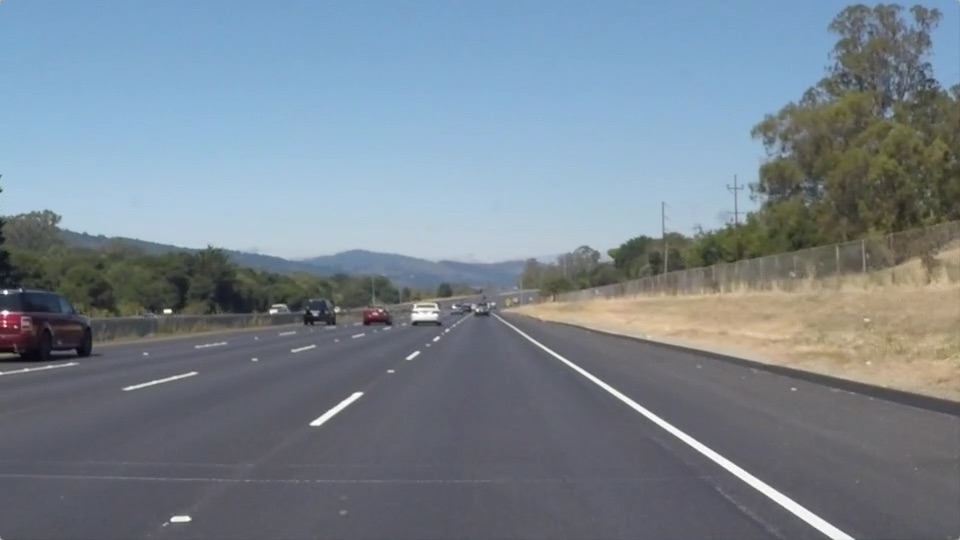
#> input picture test_images/solidWhiteRight.jpg, 960 x 540 px
$ jupyter execute 'Lane Images.ipynb'   (shell and % lines are left out)
#> lines starting #> are read from the running program, lines starting #| are printed output that depends on the picture; after the words box and inside, x2 and y2 are one past the last pixel; in counts of white or black regions, pixels touching at a corner belong together
[cell 1]
#importing some useful packages
import matplotlib.pyplot as plt
import matplotlib.image as mpimg
import numpy as np
import cv2
import pandas as pd

[cell 2]
#reading in an image
image = mpimg.imread('test_images/solidWhiteRight.jpg')
#> image is the input picture: shape (540, 960, 3); mean R, G, B 120.3, 132.6, 143.7
#printing out some stats and plotting
print('This image is:', type(image), 'with dimesions:', image.shape)
#| This image is: <class 'numpy.ndarray'> with dimesions: (540, 960, 3)
plt.imshow(image)  #call as plt.imshow(gray, cmap='gray') to show a grayscaled image

[cell 3]
import math

def weighted_average(value):
    """ Do not forget to put something in place in case a weight does not exist.   Also, cover for 0.
    Assign a global variable? If so check here
    http://stackoverflow.com/questions/423379
    /using-global-variables-in-a-function-other-than-the-one-that-created-them"""

# for each x1,y1,x2,y2 ?
# ( (some_value * number of records) / number of records )

def grayscale(img):
    """Applies the Grayscale transform
    This will return an image with only one color channel
    but NOTE: to see the returned image as grayscale
    you should call plt.imshow(gray, cmap='gray')"""
    return cv2.cvtColor(img, cv2.COLOR_BGR2GRAY)

def canny(img, low_threshold, high_threshold):
    """Applies the Canny transform"""
    return cv2.Canny(img, low_threshold, high_threshold)

def gaussian_blur(img, kernel_size):
    """Applies a Gaussian Noise kernel"""
    return cv2.GaussianBlur(img, (kernel_size, kernel_size), 0)

def region_of_interest(img, vertices):
    """
    Applies an image mask.

    Only keeps the region of the image defined by the polygon
    formed from `vertices`. The rest of the image is set to black.
    """
    #defining a blank mask to start with
    mask = np.zeros_like(img)

    #defining a 3 channel or 1 channel color to fill the mask with depending on the input image
    if len(img.shape) > 2:
        channel_count = img.shape[2]  # i.e. 3 or 4 depending on your image
        ignore_mask_color = (255,) * channel_count
    else:
        ignore_mask_color = 255

    #filling pixels inside the polygon defined by "vertices" with the fill color
    cv2.fillPoly(mask, vertices, ignore_mask_color)

    #returning the image only where mask pixels are nonzero
    masked_image = cv2.bitwise_and(img, mask)
    return masked_image

def draw_lines(img, lines, color=[255, 0, 0], thickness=20):
    """
    NOTE: this is the function you might want to use as a starting point once you want to
    average/extrapolate the line segments you detect to map out the full
    extent of the lane (going from the result shown in raw-lines-example.mp4
    to that shown in P1_example.mp4).

    Think about things like separating line segments by their
    slope ((y2-y1)/(x2-x1)) to decide which segments are part of the left
    line vs. the right line.  Then, you can average the position of each of
    the lines and extrapolate to the top and bottom of the lane.

    This function draws `lines` with `color` and `thickness`.
    Lines are drawn on the image inplace (mutates the image).
    If you want to make the lines semi-transparent, think about combining
    this function with the weighted_img() function below
    """
    left_lanes = []
    right_lanes = []
    top_y = image.shape[0]

    for line in lines:

        for x1,y1,x2,y2 in line:

                slope = (y2-y1) / (x2-x1)

                if slope > 0:

                    right_lanes.append([x1,y1,x2,y2])

                else:

                    left_lanes.append([x1,y1,x2,y2])

        if y1 < y2:
            if top_y > y1:
                top_y = y1

    # Work with individual lanes
    if len(left_lanes) > 0:

        for lane in left_lanes:

            slope = ((lane[3] - lane[1]) / (lane[2] - lane[0]))

            if slope != 0:
                if slope < -.1:
                    top_x = lane[0] + (top_y - lane[1]) / slope
                    x_check = lane[0] + (img.shape[0] - lane[1]) / slope
                    if x_check > 175:
                        bottom_x = 175
                    elif x_check < 120:
                        bottom_x = 120
                    else:
                        bottom_x = x_check

        cv2.line(img, (int(bottom_x), img.shape[0]), (int(top_x), int(top_y)), color, thickness)

    # Work with individual lanes
    if len(right_lanes) > 0:

        for lane in right_lanes:
            slope = ((lane[3] - lane[1]) / (lane[2] - lane[0]))
            if slope != 0:

                if slope > .4:
                    top_x = lane[0] + (top_y - lane[1]) / slope
                    x_check = lane[0] + (img.shape[0] - lane[1]) / slope

                    if x_check > 875:
                        bottom_x = 875
                    elif x_check < 835:
                        bottom_x = 835
                    else:
                        bottom_x = x_check

        cv2.line(img, (int(bottom_x), img.shape[0]), (int(top_x), int(top_y)), color, thickness)

def hough_lines(img, rho, theta, threshold, min_line_len, max_line_gap):
    """
    `img` should be the output of a Canny transform.

    Returns an image with hough lines drawn.
    """
    lines = cv2.HoughLinesP(img, rho, theta, threshold, np.array([]), minLineLength=min_line_len, maxLineGap=max_line_gap)
    line_img = np.zeros((*img.shape, 3), dtype=np.uint8)
    draw_lines(line_img, lines)
    return line_img

def weighted_img(img, initial_img, α=0.8, β=1., λ=0.):
    """
    `img` is the output of the hough_lines(), An image with lines drawn on it.
    Should be a blank image (all black) with lines drawn on it.

    `initial_img` should be the image before any processing.

    The result image is computed as follows:

    initial_img * α + img * β + λ
    NOTE: initial_img and img must be the same shape!
    """
    return cv2.addWeighted(initial_img, α, img, β, λ)

[cell 4]
# Import everything needed to edit/save/watch video clips
from moviepy.editor import VideoFileClip
from IPython.display import HTML

[cell 5]
def process_image(image):

    # turn to gray image
    gray = grayscale(image)

    # smooth
    kernel_size = 3
    blur_gray = gaussian_blur(gray, kernel_size)

    # edge detect
    low_threshold = 75
    high_threshold = 150
    edges = canny(blur_gray, low_threshold, high_threshold)

    # set a region that should contain line
    imshape = image.shape

    # This will need to be dynamic most likely
    vertices = np.array([[(120,imshape[0]),(450, 325), (490, 315), (900,imshape[0])]], dtype=np.int32)
    masked_edges = region_of_interest(edges, vertices)


    #  Scale rho, theta values up to be more flexible in your definition of what constitutes a line.
    rho = 1                         # distance resolution in pixels of the Hough grid
    theta = np.pi/180               # angular resolution in radians of the Hough grid
    threshold = 30                  # minimum number of votes (intersections in Hough grid cell)
    min_line_length = 15            # minimum number of pixels making up a line
    max_line_gap = 200              # maximum gap in pixels between connectable line segments
    line_image = np.copy(image)*0   #creating a blank to draw lines on

    # Run Hough on edge detected image
    # Output "lines" is an array containing endpoints of detected line segments
    line_img = hough_lines(masked_edges, rho, theta, threshold,
                            min_line_length, max_line_gap)

    result = weighted_img(line_img, image)

    return result

[cell 6]
import os
os.listdir("test_images/")

[cell 7]
test_imgs = ['curved lane.jpg',
 'solidWhiteCurve.jpg',
 'solidWhiteRight.jpg',
 'solidYellowCurve.jpg',
 'solidYellowCurve2.jpg',
 'solidYellowLeft.jpg',
 'test runs',
 'whiteCarLaneSwitch.jpg']

ex_img = mpimg.imread('test_images/' + test_imgs[3])
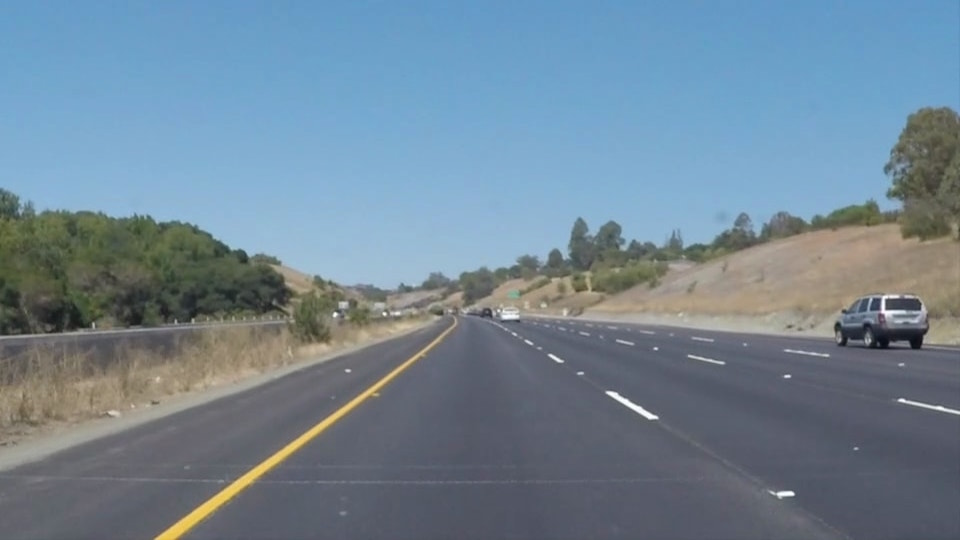
#> input picture test_images/solidYellowCurve.jpg, 960 x 540 px
#> ex_img is the input picture: shape (540, 960, 3); mean R, G, B 113, 133.4, 149

result = process_image(ex_img)
#> in grayscale, `return cv2.cvtColor(img, cv2.COLOR_BGR2GRAY)`:
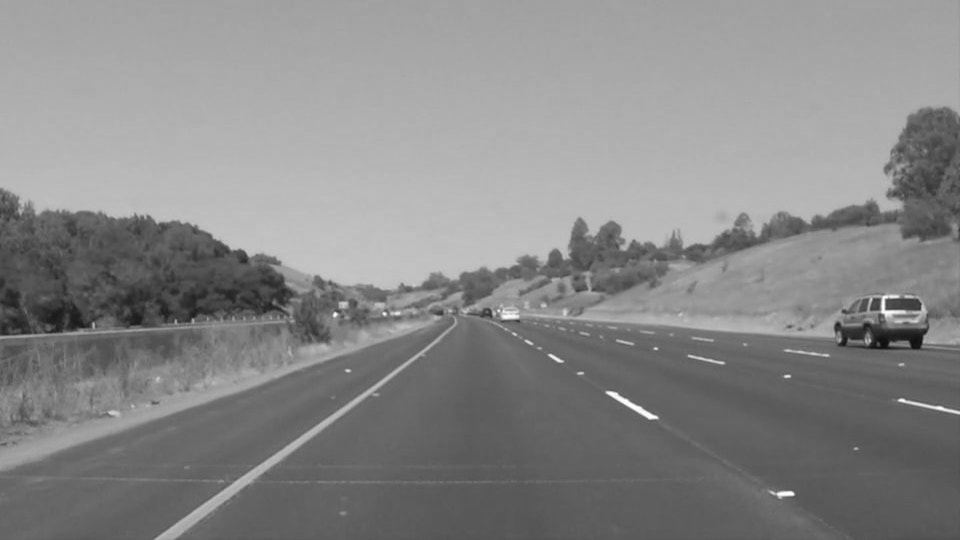
#> returned value: shape (540, 960); min 13, max 255, mean 135.7
#> in canny, `return cv2.Canny(img, low_threshold, high_threshold)`:
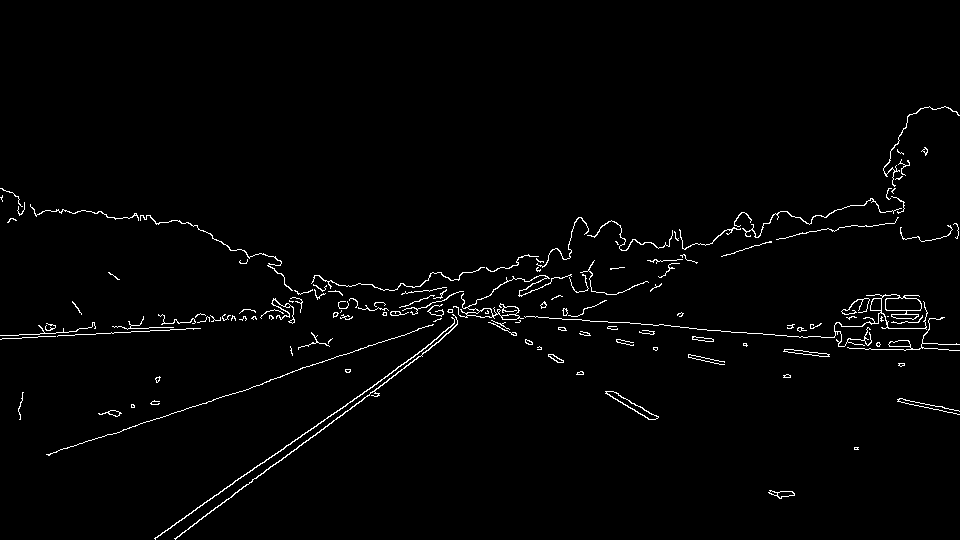
#> returned value: shape (540, 960); 1.7% white in thin lines or dots, all inside (x1, y1, x2, y2) = (0, 106, 960, 540)
#> in region_of_interest, `cv2.fillPoly(mask, vertices, ignore_mask_color)`:
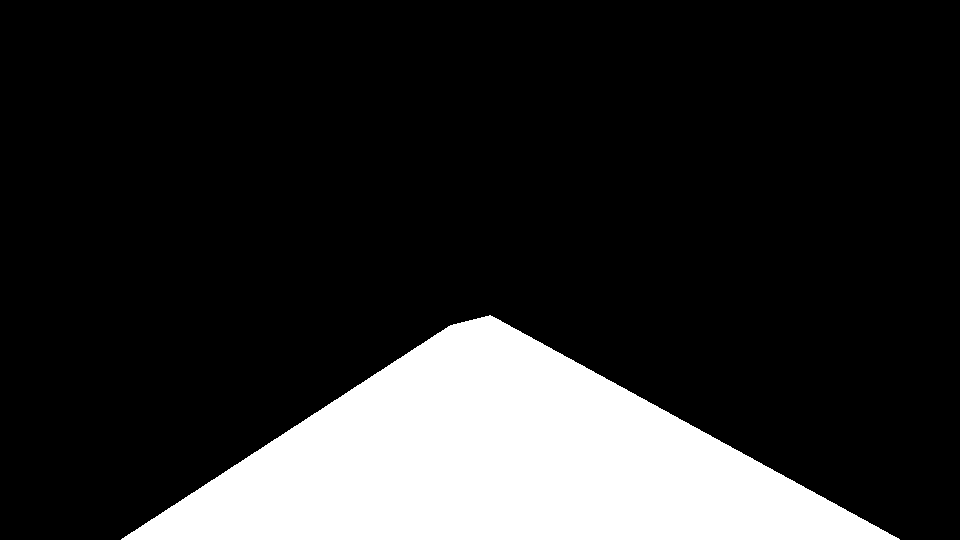
#> mask: shape (540, 960); 17.5% white; 1 white region, box (x1, y1, x2, y2) and area: (121, 315, 900, 540) 90545
#> in region_of_interest, `masked_image = cv2.bitwise_and(img, mask)`:
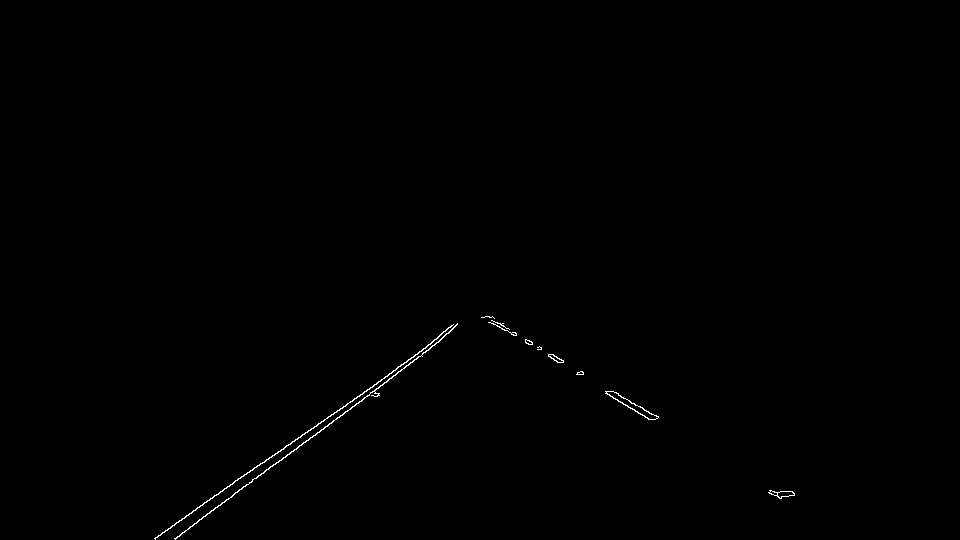
#> masked_image: shape (540, 960); 0.27% white in thin lines or dots, all inside (x1, y1, x2, y2) = (154, 316, 795, 540)
#> in process_image, `line_image = np.copy(image)*0`: line_image: shape (540, 960, 3); every value is 0
#> in hough_lines, `lines = cv2.HoughLinesP(img, rho, theta, threshold, np.array([]), minL..`: lines = [[154, 538, 452, 329], [234, 493, 422, 356], [155, 538, 449, 332], [174, 538, 375, 392], [499, 326, 649, 419], [488, 316, 788, 496], [176, 522, 455, 326], [364, 397, 429, 349], [175, 538, 375, 393], [487, 316, 779, 498], [481, 317, 790, 495], [397, 372, 440, 340]]
#> the loop in draw_lines, `for line in lines: ` made 12 passes
#> (line, top_y) on passes 5 to 6: ([[499, 326, 649, 419]], 326), ([[488, 316, 788, 496]], 316)
#> after the loop in draw_lines, `for line in lines:`: left_lanes = [[154, 538, 452, 329], [234, 493, 422, 356], [155, 538, 449, 332], [174, 538, 375, 392], [176, 522, 455, 326], [364, 397, 429, 349], [175, 538, 375, 393], [397, 372, 440, 340]]; right_lanes = [[499, 326, 649, 419], [488, 316, 788, 496], [487, 316, 779, 498], [481, 317, 790, 495]]; top_y = 316
#> the loop in draw_lines, `for lane in left_lanes: ` made 8 passes
#> (lane, slope, top_x, x_check, bottom_x) on passes 1 to 8: ([154, 538, 452, 329], -0.701, 470.5, 151.1, 151.1), ([234, 493, 422, 356], -0.729, 476.9, 169.5, 169.5), ([155, 538, 449, 332], -0.701, 471.8, 152.1, 152.1), ([174, 538, 375, 392], -0.726, 479.6, 171.2, 171.2), ([176, 522, 455, 326], -0.703, 469.2, 150.4, 150.4), ([364, 397, 429, 349], -0.738, 473.7, 170.4, 170.4), ([175, 538, 375, 393], -0.725, 481.2, 172.2, 172.2), ([397, 372, 440, 340], -0.744, 472.2, 171.2, 171.2)
#> the loop in draw_lines, `for lane in right_lanes:` made 4 passes
#> (lane, slope, top_x, x_check, bottom_x) on passes 1 to 4: ([499, 326, 649, 419], 0.62, 482.9, 844.2, 844.2), ([488, 316, 788, 496], 0.6, 488, 861.3, 861.3), ([487, 316, 779, 498], 0.623, 487, 846.4, 846.4), ([481, 317, 790, 495], 0.576, 479.3, 868.1, 868.1)
#> in draw_lines, `cv2.line(img, (int(bottom_x), img.shape[0]), (int(top_x), int(top_y)),..`:
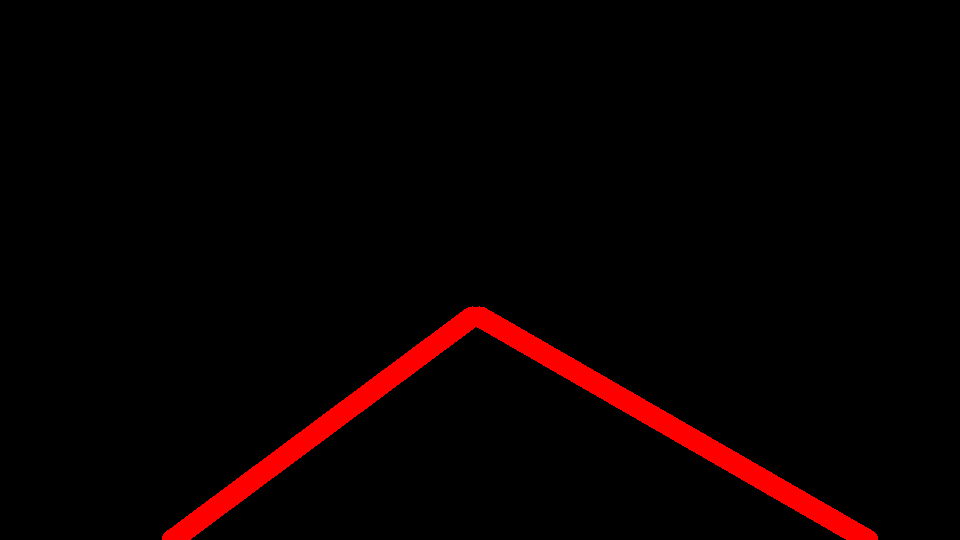
#> img: shape (540, 960, 3); mean of channels 0, 1, 2 8.5, 0, 0; drawn as R, G, B
#> in weighted_img, `return cv2.addWeighted(initial_img, α, img, β, λ)`:
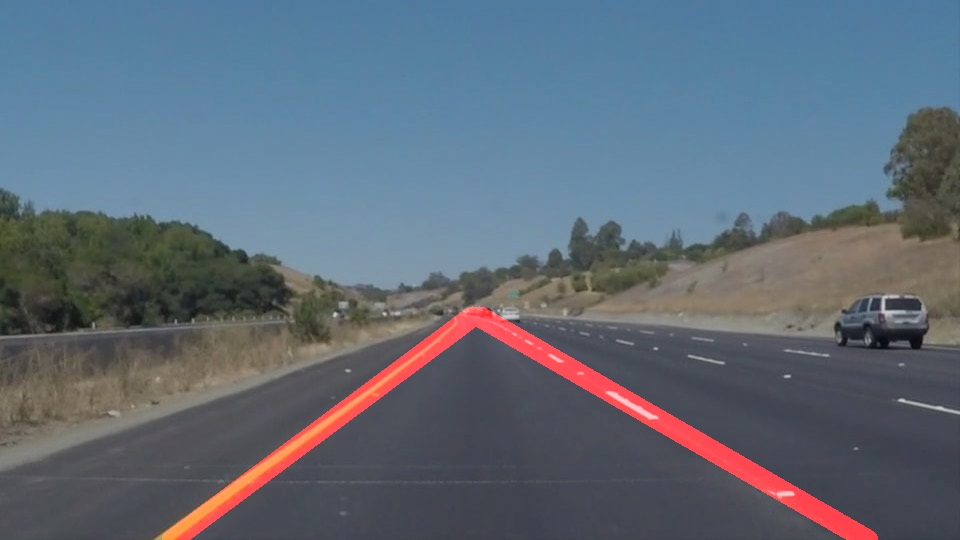
#> returned value: shape (540, 960, 3); mean of channels 0, 1, 2 95.7, 106.7, 119.2; drawn as R, G, B

plt.imshow(result, cmap='Greys_r')
